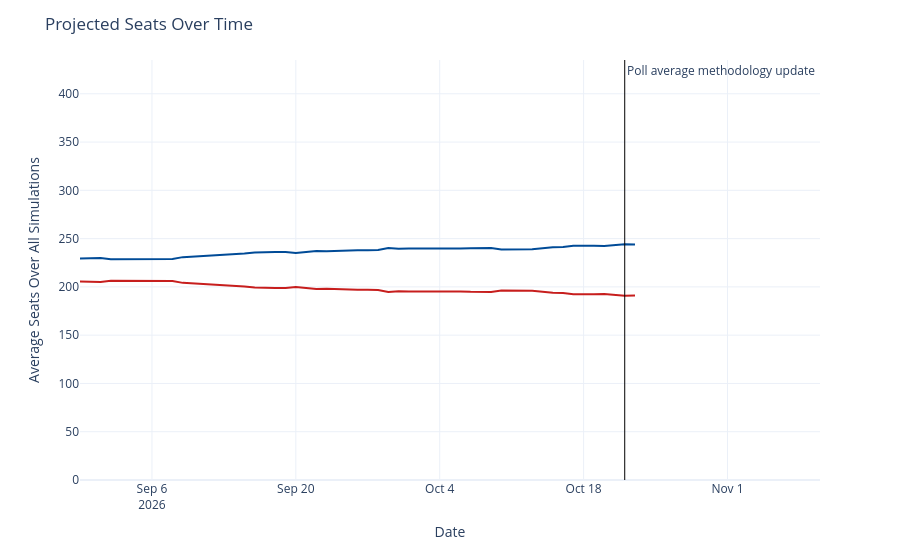

The code cell stored with this chart in its notebook:
### Code cell
seats_over_time = output_ts[(output_ts['geo'] == 'US House') &
                             (output_ts['type'] == 'seats')]
seats_over_time['rep_seats'] = seats_over_time['y'].map(lambda x: 435 - x)
seats_over_time = seats_over_time.rename({'y': 'Democrats', 'rep_seats': 'Republicans'}, axis=1)
seats_time_ser = px.line(seats_over_time, x='date', y=['Democrats', 'Republicans'], template='plotly_white',
                        color_discrete_map={'Democrats': '#004b97', 'Republicans': '#c71e1d'},)
seats_time_ser.update_traces(hovertemplate="%{y:.1f}")
seats_time_ser.update_layout(
    xaxis=dict(range=[pd.to_datetime('2026-08-30'), pd.to_datetime('2026-11-10')]),
    yaxis=dict(range=[0, 435]),
    xaxis_title='Date',
    yaxis_title='Average Seats Over All Simulations',
    title=dict(text="Projected Seats Over Time"),
    hovermode="x",
    showlegend=False
)
seats_time_ser.add_vline(x=pd.to_datetime('2026-10-22').timestamp() * 1000, line_width=1, line_color='black',
                          annotation_text='Poll average methodology update', annotation_position='top right')
seats_time_ser

### Figure 1 — Plotly figure (JSON) as saved in the notebook; plotly's stock layout.template omitted (floating-point values rounded to 4 significant figures)
{"data": [{"hovertemplate": "%{y:.1f}", "legendgroup": "Democrats", "line": {"color": "#004b97", "dash": "solid"}, "marker": {"symbol": "circle"}, "mode": "lines", "name": "Democrats", "orientation": "v", "showlegend": true, "type": "scatter", "x": ["2026-08-30", "2026-08-31", "2026-09-01", "2026-09-02", "2026-09-03", "2026-09-04", "2026-09-05", "2026-09-06", "2026-09-07", "2026-09-08", "2026-09-09", "2026-09-14", "2026-09-15", "2026-09-16", "2026-09-17", "2026-09-18", "2026-09-19", "2026-09-20", "2026-09-21", "2026-09-22", "2026-09-23", "2026-09-24", "2026-09-25", "2026-09-26", "2026-09-27", "2026-09-28", "2026-09-29", "2026-09-30", "2026-10-01", "2026-10-02", "2026-10-03", "2026-10-04", "2026-10-05", "2026-10-06", "2026-10-07", "2026-10-08", "2026-10-09", "2026-10-10", "2026-10-11", "2026-10-12", "2026-10-13", "2026-10-15", "2026-10-16", "2026-10-17", "2026-10-18", "2026-10-19", "2026-10-20", "2026-10-21", "2026-10-22", "2026-10-23"], "xaxis": "x", "y": [229.4, 230.0, 230.0, 228.5, 228.5, 228.7, 228.7, 228.9, 228.8, 228.9, 230.8, 233.6, 234.7, 235.7, 236.2, 236.1, 236.0, 235.0, 236.2, 237.2, 236.9, 237.4, 237.9, 237.9, 237.9, 238.2, 240.4, 239.5, 239.7, 239.6, 239.5, 239.7, 239.8, 239.7, 240.1, 240.1, 240.2, 238.8, 238.7, 238.7, 238.9, 240.9, 241.3, 242.6, 242.9, 242.5, 242.4, 243.5, 244.2, 243.8], "yaxis": "y"}, {"hovertemplate": "%{y:.1f}", "legendgroup": "Republicans", "line": {"color": "#c71e1d", "dash": "solid"}, "marker": {"symbol": "circle"}, "mode": "lines", "name": "Republicans", "orientation": "v", "showlegend": true, "type": "scatter", "x": ["2026-08-30", "2026-08-31", "2026-09-01", "2026-09-02", "2026-09-03", "2026-09-04", "2026-09-05", "2026-09-06", "2026-09-07", "2026-09-08", "2026-09-09", "2026-09-14", "2026-09-15", "2026-09-16", "2026-09-17", "2026-09-18", "2026-09-19", "2026-09-20", "2026-09-21", "2026-09-22", "2026-09-23", "2026-09-24", "2026-09-25", "2026-09-26", "2026-09-27", "2026-09-28", "2026-09-29", "2026-09-30", "2026-10-01", "2026-10-02", "2026-10-03", "2026-10-04", "2026-10-05", "2026-10-06", "2026-10-07", "2026-10-08", "2026-10-09", "2026-10-10", "2026-10-11", "2026-10-12", "2026-10-13", "2026-10-15", "2026-10-16", "2026-10-17", "2026-10-18", "2026-10-19", "2026-10-20", "2026-10-21", "2026-10-22", "2026-10-23"], "xaxis": "x", "y": [205.6, 205.0, 205.0, 206.5, 206.5, 206.3, 206.3, 206.1, 206.2, 206.1, 204.2, 201.4, 200.3, 199.3, 198.8, 198.9, 199.0, 200.0, 198.8, 197.8, 198.1, 197.6, 197.1, 197.1, 197.1, 196.8, 194.6, 195.5, 195.3, 195.4, 195.5, 195.3, 195.2, 195.3, 194.9, 194.9, 194.8, 196.2, 196.3, 196.3, 196.1, 194.1, 193.7, 192.4, 192.1, 192.5, 192.6, 191.5, 190.8, 191.2], "yaxis": "y"}], "layout": {"annotations": [{"showarrow": false, "text": "Poll average methodology update", "x": 1792627200000, "xanchor": "left", "xref": "x", "y": 1, "yanchor": "top", "yref": "y domain"}], "hovermode": "x", "legend": {"title": {"text": "variable"}, "tracegroupgap": 0}, "margin": {"t": 60}, "shapes": [{"line": {"color": "black", "width": 1}, "type": "line", "x0": 1792627200000, "x1": 1792627200000, "xref": "x", "y0": 0, "y1": 1, "yref": "y domain"}], "showlegend": false, "title": {"text": "Projected Seats Over Time"}, "xaxis": {"anchor": "y", "domain": [0, 1], "range": ["2026-08-30T00:00:00", "2026-11-10T00:00:00"], "title": {"text": "Date"}}, "yaxis": {"anchor": "x", "domain": [0, 1], "range": [0, 435], "title": {"text": "Average Seats Over All Simulations"}}}}
